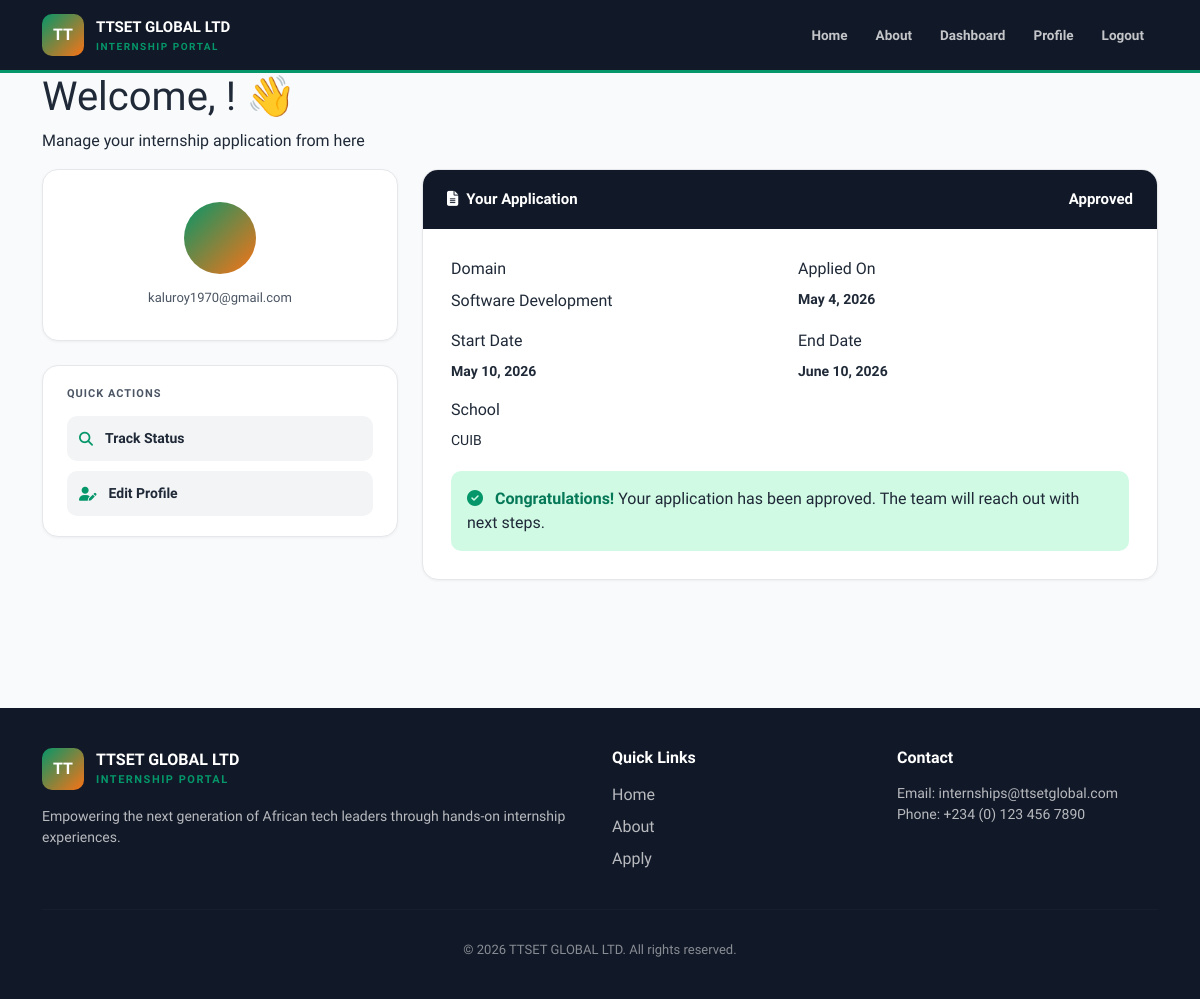
The app's page /applicant/dashboard/ (signed in) with its own data.
### applications/models.py (models this page shows, shortened)
class InternshipApplication(models.Model):
    STATUS_CHOICES = [
        ('Pending', 'Pending'),
        ('Approved', 'Approved'),
        ('Rejected', 'Rejected'),
    ]
    DOMAIN_CHOICES = [
        ('Software Development', 'Software Development'),
        ('Web Development', 'Web Development'),
        ('Data Analytics', 'Data Analytics'),
        ('Cybersecurity', 'Cybersecurity'),
        ('Graphic Design', 'Graphic Design'),
        ('Digital Marketing', 'Digital Marketing'),
        ('Artificial Intelligence', 'Artificial Intelligence'),
        ('Networking', 'Networking'),
    ]
    GENDER_CHOICES = [('Male', 'Male'), ('Female', 'Female'), ('Other', 'Other')]
    LEVEL_CHOICES = [
        ('HND 1', 'HND 1'), ('HND 2', 'HND 2'),
        ('Bachelor Year 1', 'Bachelor Year 1'),
        ('Bachelor Year 2', 'Bachelor Year 2'),
        ('Bachelor Year 3', 'Bachelor Year 3'),
        ('Master Year 1', 'Master Year 1'),
        ('Master Year 2', 'Master Year 2'),
        ('PhD', 'PhD'),
    ]
    applicant = models.ForeignKey(User, on_delete=models.CASCADE)
    full_name = models.CharField(max_length=200)
    gender = models.CharField(max_length=20, choices=GENDER_CHOICES)
    date_of_birth = models.DateField()
    school_name = models.CharField(max_length=200)
    level_of_study = models.CharField(max_length=100, choices=LEVEL_CHOICES)
    field_of_study = models.CharField(max_length=150)
    internship_domain = models.CharField(max_length=100, choices=DOMAIN_CHOICES)
    start_date = models.DateField()
    end_date = models.DateField()
    reason = models.TextField()
    cv = models.FileField(upload_to='documents/cv/')
    recommendation_letter = models.FileField(upload_to='documents/recommendations/')
    status = models.CharField(max_length=20, choices=STATUS_CHOICES, default='Pending')
    date_applied = models.DateTimeField(auto_now_add=True)
    class Meta:
        ordering = ['-date_applied']

### applications/views.py (the view)
# urls.py: path('dashboard/', views.applicant_dashboard, name='applicant_dashboard'),
@login_required
def applicant_dashboard(request):
    application = InternshipApplication.objects.filter(applicant=request.user).first()
    return render(request, 'applications/applicant_dashboard.html', {'application': application})

### templates/applications/applicant_dashboard.html (shortened to what this page needs)
{% extends 'base.html' %}
{% block content %}
<div class="page-header">
    <div class="container">
        <h1>Welcome, {{ user.first_name }}! 👋</h1>
        <p>Manage your internship application from here</p>
    </div>
</div>
<div class="container pb-5">
    <div class="row g-4">
        <div class="col-lg-4">
            <div class="card-modern mb-4">
                <div class="card-body text-center" style="padding:32px;">
                    <div style="width:72px;height:72px;background:linear-gradient(135deg,var(--emerald),var(--orange));border-radius:50%;display:flex;align-items:center;justify-content:center;font-size:28px;font-weight:800;color:white;margin:0 auto 14px;">
                    </div>
                    <p style="color:var(--gray-600);font-size:13px;margin:0;">{{ user.email }}</p>
                </div>
            </div>
            <div class="card-modern">
                <div class="card-body" style="padding:20px 24px;">
                    <div style="font-size:11px;font-weight:700;text-transform:uppercase;letter-spacing:1px;color:var(--gray-600);margin-bottom:14px;">
                        Quick Actions
                    </div>
                    <a href="{% url 'application_status' %}" style="display:flex;align-items:center;gap:12px;padding:12px;background:var(--gray-100);border-radius:10px;text-decoration:none;color:var(--gray-800);font-weight:600;font-size:14px;margin-bottom:10px;">
                        <i class="fas fa-search" style="color:var(--emerald);"></i> Track Status
                    </a>
                    <a href="{% url 'profile' %}" style="display:flex;align-items:center;gap:12px;padding:12px;background:var(--gray-100);border-radius:10px;text-decoration:none;color:var(--gray-800);font-weight:600;font-size:14px;">
                        <i class="fas fa-user-edit" style="color:var(--emerald);"></i> Edit Profile
                    </a>
                </div>
            </div>
        </div>
        <div class="col-lg-8">
            {% if application %}
            <div class="card-modern">
                <div class="card-header d-flex justify-content-between align-items-center">
                    <span><i class="fas fa-file-alt me-2"></i>Your Application</span>
                    <span class="badge-{% if application.status == 'Approved' %}approved{% elif application.status == 'Rejected' %}rejected{% else %}pending{% endif %}">
                        {{ application.status }}
                    </span>
                </div>
                <div class="card-body">
                    <div class="row g-3">
                        <div class="col-md-6">
                            <div class="form-label">Domain</div>
                            <span class="domain-pill">{{ application.internship_domain }}</span>
                        </div>
                        <div class="col-md-6">
                            <div class="form-label">Applied On</div>
                            <div style="font-size:14px;font-weight:600;">{{ application.date_applied|date:"F j, Y" }}</div>
                        </div>
                        <div class="col-md-6">
                            <div class="form-label">Start Date</div>
                            <div style="font-size:14px;font-weight:600;">{{ application.start_date|date:"F j, Y" }}</div>
                        </div>
                        <div class="col-md-6">
                            <div class="form-label">End Date</div>
                            <div style="font-size:14px;font-weight:600;">{{ application.end_date|date:"F j, Y" }}</div>
                        </div>
                        <div class="col-12">
                            <div class="form-label">School</div>
                            <div style="font-size:14px;">{{ application.school_name }}</div>
                        </div>
                    </div>
                    {% if application.status == 'Approved' %}
                    <div style="background:var(--emerald-light);border-radius:10px;padding:16px;margin-top:20px;">
                        <i class="fas fa-check-circle me-2" style="color:var(--emerald);"></i>
                        <strong style="color:var(--emerald-dark);">Congratulations!</strong> Your application has been approved. The team will reach out with next steps.
                    </div>
                    {% elif application.status == 'Rejected' %}
                    <div style="background:#fee2e2;border-radius:10px;padding:16px;margin-top:20px;">
                        <i class="fas fa-times-circle me-2" style="color:#991b1b;"></i>
                        <strong style="color:#991b1b;">Not Approved.</strong> Thank you for applying. You may re-apply in the next intake.
                    </div>
                    {% endif %}
                </div>
            </div>
            {% endif %}
        </div>
    </div>
</div>
{% endblock %}

### templates/base.html (style rules this page uses)
:root { --emerald: #059669; --emerald-dark: #047857; --emerald-light: #d1fae5; --orange: #f97316; --orange-dark: #ea580c; --white: #ffffff; --gray-50: #f9fafb; --gray-100: #f3f4f6; --gray-200: #e5e7eb; --gray-600: #4b5563; --gray-800: #1f2937; --gray-900: #111827; }
body { font-family: 'Plus Jakarta Sans', sans-serif; background: var(--gray-50); color: var(--gray-800); }
.card-modern { background: white; border-radius: 16px; border: 1px solid var(--gray-200); box-shadow: 0 1px 3px rgba(0,0,0,0.05); overflow: hidden; }
.card-modern .card-header { background: var(--gray-900); color: white; padding: 18px 24px; border: none; font-weight: 700; font-size: 15px; }
.card-modern .card-body { padding: 28px; }

### records on screen
InternshipApplication: status "Approved", internship_domain "Software Development", date_applied "May 4, 2026", start_date "May 10, 2026", end_date "June 10, 2026", school_name "CUIB"

### other values on screen
{{ user.email }} "kaluroy1970@gmail.com"
